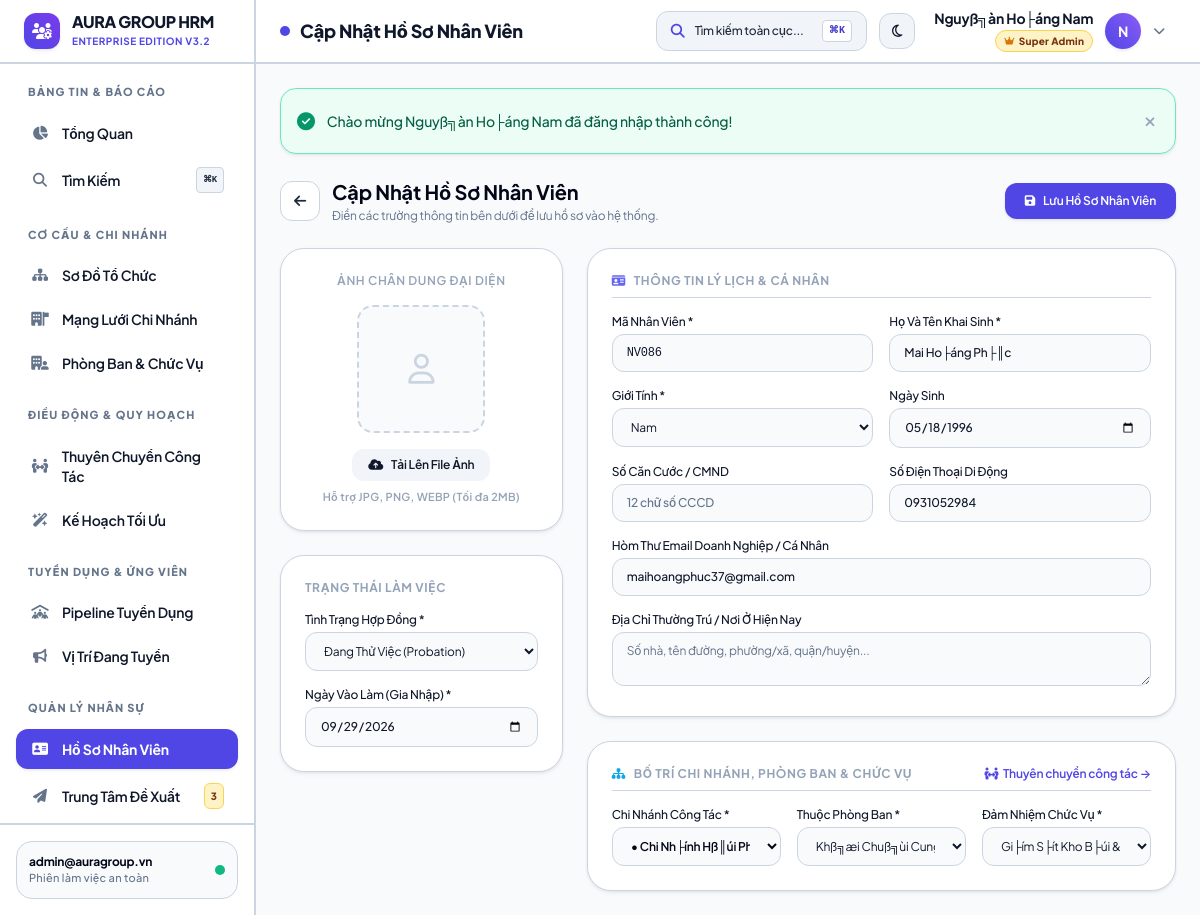
Screenshot of /modules/employees/form.php?id=86 (signed in) with the database file from the repository.
### tables this page shows
CREATE TABLE `employees` (
  `id` int(11) NOT NULL AUTO_INCREMENT,
  `employee_code` varchar(20) NOT NULL,
  `fullname` varchar(100) NOT NULL,
  `gender` enum('Nam','Nu','Khac') DEFAULT 'Nam',
  `birth_date` date DEFAULT NULL,
  `identity_card` varchar(20) DEFAULT NULL,
  `phone` varchar(20) DEFAULT NULL,
  `email` varchar(100) DEFAULT NULL,
  `bank_account` varchar(50) DEFAULT NULL,
  `address` text DEFAULT NULL,
  `avatar` varchar(255) DEFAULT NULL,
  `branch_id` int(11) DEFAULT 1,
  `department_id` int(11) DEFAULT NULL,
  `position_id` int(11) DEFAULT NULL,
  `user_id` int(11) DEFAULT NULL COMMENT 'Li├¬n kß║┐t nß║┐u nh├ón vi├¬n c├│ t├ái khoß║ún ─æ─âng nhß║¡p',
  `hire_date` date NOT NULL,
  `employment_status` enum('probation','official','resigned') DEFAULT 'probation',
  `created_at` timestamp NOT NULL DEFAULT current_timestamp(),
  PRIMARY KEY (`id`),
  UNIQUE KEY `employee_code` (`employee_code`),
  UNIQUE KEY `user_id` (`user_id`),
  KEY `department_id` (`department_id`),
  KEY `position_id` (`position_id`),
  CONSTRAINT `employees_ibfk_1` FOREIGN KEY (`department_id`) REFERENCES `departments` (`id`) ON DELETE SET NULL,
  CONSTRAINT `employees_ibfk_2` FOREIGN KEY (`position_id`) REFERENCES `positions` (`id`) ON DELETE SET NULL,
  CONSTRAINT `employees_ibfk_3` FOREIGN KEY (`user_id`) REFERENCES `users` (`id`) ON DELETE SET NULL
);

CREATE TABLE `branches` (
  `id` int(11) NOT NULL AUTO_INCREMENT,
  `code` varchar(20) NOT NULL,
  `name` varchar(150) NOT NULL,
  `address` varchar(255) DEFAULT NULL,
  `phone` varchar(20) DEFAULT NULL,
  `email` varchar(100) DEFAULT NULL,
  `manager_id` int(11) DEFAULT NULL,
  `target_headcount` int(11) DEFAULT 50 COMMENT '─Éß╗ïnh bi├¬n nh├ón sß╗▒ mß╗Ñc ti├¬u',
  `is_headquarter` tinyint(1) DEFAULT 0 COMMENT '1: Trß╗Ñ sß╗ƒ ch├¡nh, 0: Chi nh├ính',
  `status` enum('active','inactive') DEFAULT 'active',
  `notes` text DEFAULT NULL,
  `created_at` timestamp NOT NULL DEFAULT current_timestamp(),
  PRIMARY KEY (`id`),
  UNIQUE KEY `code` (`code`)
);

CREATE TABLE `departments` (
  `id` int(11) NOT NULL AUTO_INCREMENT,
  `name` varchar(100) NOT NULL,
  `code` varchar(20) NOT NULL,
  `description` text DEFAULT NULL,
  `target_headcount` int(11) DEFAULT 10 COMMENT '─Éß╗ïnh bi├¬n nh├ón sß╗▒ ph├▓ng ban',
  `branch_id` int(11) DEFAULT 1,
  `parent_id` int(11) DEFAULT NULL,
  `manager_id` int(11) DEFAULT NULL,
  `created_at` timestamp NOT NULL DEFAULT current_timestamp(),
  PRIMARY KEY (`id`),
  UNIQUE KEY `code` (`code`)
);

CREATE TABLE `positions` (
  `id` int(11) NOT NULL AUTO_INCREMENT,
  `name` varchar(100) NOT NULL,
  `base_salary` decimal(15,2) DEFAULT 0.00,
  `created_at` timestamp NOT NULL DEFAULT current_timestamp(),
  PRIMARY KEY (`id`)
);

### core/auth.php (called while the page is built, shortened)
<?php
require_once __DIR__ . '/helpers.php';
function is_superadmin() {
    return isset($_SESSION['user']) && (int)($_SESSION['user']['is_superadmin'] ?? 0) === 1;
}
function has_permission($module, $action) {
    if (is_superadmin()) {
        return true;
    }
    return false;
}

### modules/employees/form.php (the view, shortened to what this page needs)
<?php
require_once __DIR__ . '/../../core/auth.php';
$id = isset($_GET['id']) ? (int)$_GET['id'] : 0;
$is_edit = $id > 0;
if ($is_edit) {
    $page_title = 'Cập Nhật Hồ Sơ Nhân Viên';
} else {
    require_permission('employees', 'create');
    $page_title = 'Thêm Mới Hồ Sơ Nhân Viên';
}
$branches = $pdo->query("SELECT id, name, code, is_headquarter FROM branches ORDER BY is_headquarter DESC, name ASC")->fetchAll();
$departments = $pdo->query("SELECT id, name, code, branch_id FROM departments ORDER BY name ASC")->fetchAll();
$positions = $pdo->query("SELECT id, name, base_salary FROM positions ORDER BY base_salary DESC")->fetchAll();
$employee = [
    'employee_code' => '',
    'fullname' => '',
    'gender' => 'Nam',
    'birth_date' => '',
    'identity_card' => '',
    'phone' => '',
    'email' => '',
    'address' => '',
    'avatar' => '',
    'branch_id' => 1,
    'department_id' => '',
    'position_id' => '',
    'hire_date' => date('Y-m-d'),
    'employment_status' => 'probation'
];
if ($is_edit) {
    $stmt = $pdo->prepare("SELECT * FROM employees WHERE id = ?");
    $stmt->execute([$id]);
    $existing = $stmt->fetch();
    $employee = $existing;
} else {
    $last_id = $pdo->query("SELECT MAX(id) FROM employees")->fetchColumn() ?: 0;
    $employee['employee_code'] = 'NV' . str_pad($last_id + 1, 3, '0', STR_PAD_LEFT);
}
require_once __DIR__ . '/../../includes/header.php';
?>
<div class="max-w-5xl mx-auto space-y-6">
    <div class="flex items-center justify-between">
        <div class="flex items-center gap-3">
            <a href="index.php" class="w-10 h-10 rounded-xl bg-white border border-slate-200 text-slate-600 hover:bg-slate-50 flex items-center justify-center transition">
                <i class="fa-solid fa-arrow-left text-sm"></i>
            </a>
            <div>
                <h2 class="text-xl font-bold text-slate-800"><?= $page_title ?></h2>
                <p class="text-xs text-slate-500 mt-0.5">Điền các trường thông tin bên dưới để lưu hồ sơ vào hệ thống.</p>
            </div>
        </div>
        <button type="submit" form="employeeForm" class="px-5 py-2.5 bg-indigo-600 hover:bg-indigo-700 text-white text-xs font-semibold rounded-xl shadow-md shadow-indigo-100 transition flex items-center gap-2">
            <i class="fa-solid fa-floppy-disk"></i>
            <span>Lưu Hồ Sơ Nhân Viên</span>
        </button>
    </div>
    <form id="employeeForm" action="" method="POST" enctype="multipart/form-data" class="grid grid-cols-1 lg:grid-cols-3 gap-6">
        <div class="space-y-6">
            <div class="bg-white p-6 rounded-3xl border border-slate-200 shadow-sm text-center">
                <label class="block text-xs font-semibold uppercase tracking-wider text-slate-400 mb-4">
                    Ảnh Chân Dung Đại Diện
                </label>
                <div class="relative w-32 h-32 mx-auto mb-4 group">
                    <div id="avatarPreviewContainer" class="w-full h-full rounded-2xl overflow-hidden border-2 border-dashed border-slate-200 bg-slate-50 flex items-center justify-center">
                        <?php if (!empty($employee['avatar']) && file_exists(__DIR__ . '/../../assets/uploads/' . $employee['avatar'])): ?>
                            <img id="avatarPreview" src="<?= base_url('assets/uploads/' . e($employee['avatar'])) ?>" class="w-full h-full object-cover">
                        <?php else: ?>
                            <i id="avatarPlaceholderIcon" class="fa-regular fa-user text-3xl text-slate-300"></i>
                        <?php endif; ?>
                    </div>
                </div>
                <label class="inline-flex items-center gap-2 px-4 py-2 rounded-xl bg-slate-100 hover:bg-slate-200 text-slate-700 text-xs font-semibold cursor-pointer transition">
                    <i class="fa-solid fa-cloud-arrow-up text-xs"></i>
                    <span>Tải Lên File Ảnh</span>
                </label>
                <p class="text-[11px] text-slate-400 mt-2">Hỗ trợ JPG, PNG, WEBP (Tối đa 2MB)</p>
            </div>
            <div class="bg-white p-6 rounded-3xl border border-slate-200 shadow-sm space-y-4">
                <h3 class="text-xs font-bold uppercase tracking-wider text-slate-400">Trạng Thái Làm Việc</h3>
                <div>
                    <label class="block text-xs font-medium text-slate-700 mb-1">Tình Trạng Hợp Đồng *</label>
                    <select name="employment_status" required class="w-full px-3.5 py-2.5 bg-slate-50 border border-slate-200 rounded-xl text-xs focus:ring-2 focus:ring-indigo-500 focus:bg-white outline-none">
                        <option value="probation" <?= ($employee['employment_status'] === 'probation') ? 'selected' : '' ?>>Đang Thử Việc (Probation)</option>
                    </select>
                </div>
                <div>
                    <label class="block text-xs font-medium text-slate-700 mb-1">Ngày Vào Làm (Gia Nhập) *</label>
                    <input type="date" name="hire_date" value="<?= e($employee['hire_date']) ?>" required
                           class="w-full px-3.5 py-2.5 bg-slate-50 border border-slate-200 rounded-xl text-xs focus:ring-2 focus:ring-indigo-500 focus:bg-white outline-none">
                </div>
            </div>
        </div>
        <div class="lg:col-span-2 space-y-6">
            <div class="bg-white p-6 rounded-3xl border border-slate-200 shadow-sm space-y-4">
                <h3 class="text-xs font-bold uppercase tracking-wider text-slate-400 pb-2 border-b border-slate-100 flex items-center gap-2">
                    <i class="fa-solid fa-id-card text-indigo-500"></i> Thông Tin Lý Lịch & Cá Nhân
                </h3>
                <div class="grid grid-cols-1 sm:grid-cols-2 gap-4">
                    <div>
                        <label class="block text-xs font-medium text-slate-700 mb-1">Mã Nhân Viên *</label>
                        <input type="text" name="employee_code" value="<?= e($employee['employee_code']) ?>" required
                               placeholder="VD: NV001"
                               class="w-full uppercase font-mono px-3.5 py-2.5 bg-slate-50 border border-slate-200 rounded-xl text-xs focus:ring-2 focus:ring-indigo-500 focus:bg-white outline-none">
                    </div>
                    <div>
                        <label class="block text-xs font-medium text-slate-700 mb-1">Họ Và Tên Khai Sinh *</label>
                        <input type="text" name="fullname" value="<?= e($employee['fullname']) ?>" required
                               placeholder="VD: Nguyễn Văn An"
                               class="w-full px-3.5 py-2.5 bg-slate-50 border border-slate-200 rounded-xl text-xs focus:ring-2 focus:ring-indigo-500 focus:bg-white outline-none">
                    </div>
                    <div>
                        <label class="block text-xs font-medium text-slate-700 mb-1">Giới Tính *</label>
                        <select name="gender" class="w-full px-3.5 py-2.5 bg-slate-50 border border-slate-200 rounded-xl text-xs focus:ring-2 focus:ring-indigo-500 focus:bg-white outline-none">
                            <option value="Nam" <?= ($employee['gender'] === 'Nam') ? 'selected' : '' ?>>Nam</option>
                        </select>
                    </div>
                    <div>
                        <label class="block text-xs font-medium text-slate-700 mb-1">Ngày Sinh</label>
                        <input type="date" name="birth_date" value="<?= e($employee['birth_date']) ?>"
                               class="w-full px-3.5 py-2.5 bg-slate-50 border border-slate-200 rounded-xl text-xs focus:ring-2 focus:ring-indigo-500 focus:bg-white outline-none">
                    </div>
                    <div>
                        <label class="block text-xs font-medium text-slate-700 mb-1">Số Căn Cước / CMND</label>
                        <input type="text" name="identity_card" value="<?= e($employee['identity_card']) ?>" placeholder="12 chữ số CCCD"
                               class="w-full px-3.5 py-2.5 bg-slate-50 border border-slate-200 rounded-xl text-xs focus:ring-2 focus:ring-indigo-500 focus:bg-white outline-none">
                    </div>
                    <div>
                        <label class="block text-xs font-medium text-slate-700 mb-1">Số Điện Thoại Di Động</label>
                        <input type="text" name="phone" value="<?= e($employee['phone']) ?>" placeholder="09xxxxxxxxx"
                               class="w-full px-3.5 py-2.5 bg-slate-50 border border-slate-200 rounded-xl text-xs focus:ring-2 focus:ring-indigo-500 focus:bg-white outline-none">
                    </div>
                    <div class="sm:col-span-2">
                        <label class="block text-xs font-medium text-slate-700 mb-1">Hòm Thư Email Doanh Nghiệp / Cá Nhân</label>
                        <input type="email" name="email" value="<?= e($employee['email']) ?>" placeholder="nhanvien@company.vn"
                               class="w-full px-3.5 py-2.5 bg-slate-50 border border-slate-200 rounded-xl text-xs focus:ring-2 focus:ring-indigo-500 focus:bg-white outline-none">
                    </div>
                    <div class="sm:col-span-2">
                        <label class="block text-xs font-medium text-slate-700 mb-1">Địa Chỉ Thường Trú / Nơi Ở Hiện Nay</label>
                        <textarea name="address" rows="2" placeholder="Số nhà, tên đường, phường/xã, quận/huyện..."
                                  class="w-full px-3.5 py-2.5 bg-slate-50 border border-slate-200 rounded-xl text-xs focus:ring-2 focus:ring-indigo-500 focus:bg-white outline-none"><?= e($employee['address']) ?></textarea>
                    </div>
                </div>
            </div>
            <div class="bg-white p-6 rounded-3xl border border-slate-200 shadow-sm space-y-4">
                <div class="flex items-center justify-between pb-2 border-b border-slate-100">
                    <h3 class="text-xs font-bold uppercase tracking-wider text-slate-400 flex items-center gap-2">
                        <i class="fa-solid fa-sitemap text-sky-500"></i> Bố Trí Chi Nhánh, Phòng Ban & Chức Vụ
                    </h3>
                    <?php if ($is_edit && has_permission('transfers', 'create')): ?>
                        <a href="<?= base_url('modules/transfers/create.php?employee_id=' . $employee['id']) ?>"
                           class="text-xs text-indigo-600 font-semibold hover:underline flex items-center gap-1">
                            <i class="fa-solid fa-people-arrows"></i> Thuyên chuyển công tác &rarr;
                        </a>
                    <?php endif; ?>
                </div>
                <div class="grid grid-cols-1 sm:grid-cols-3 gap-4">
                    <div>
                        <label class="block text-xs font-medium text-slate-700 mb-1">Chi Nhánh Công Tác *</label>
                        <select name="branch_id" id="empBranchSelect" required onchange="filterDeptOptions(this.value)"
                                class="w-full px-3.5 py-2.5 bg-slate-50 border border-slate-200 rounded-xl text-xs focus:ring-2 focus:ring-indigo-500 focus:bg-white outline-none font-semibold text-slate-800">
                            <?php foreach ($branches as $br): ?>
                                <option value="<?= $br['id'] ?>" <?= ($employee['branch_id'] == $br['id']) ? 'selected' : '' ?>>
                                    <?= $br['is_headquarter'] ? '★ ' : '• ' ?><?= e($br['name']) ?> (<?= e($br['code']) ?>)
                                </option>
                            <?php endforeach; ?>
                        </select>
                    </div>
                    <div>
                        <label class="block text-xs font-medium text-slate-700 mb-1">Thuộc Phòng Ban *</label>
                        <select name="department_id" id="empDeptSelect" class="w-full px-3.5 py-2.5 bg-slate-50 border border-slate-200 rounded-xl text-xs focus:ring-2 focus:ring-indigo-500 focus:bg-white outline-none">
                            <?php foreach ($departments as $d): ?>
                                <option value="<?= $d['id'] ?>" data-branch-id="<?= $d['branch_id'] ?>" <?= ($employee['department_id'] == $d['id']) ? 'selected' : '' ?>>
                                    <?= e($d['name']) ?> (<?= e($d['code']) ?>)
                                </option>
                            <?php endforeach; ?>
                        </select>
                    </div>
                    <div>
                        <label class="block text-xs font-medium text-slate-700 mb-1">Đảm Nhiệm Chức Vụ *</label>
                        <select name="position_id" class="w-full px-3.5 py-2.5 bg-slate-50 border border-slate-200 rounded-xl text-xs focus:ring-2 focus:ring-indigo-500 focus:bg-white outline-none">
                            <?php foreach ($positions as $p): ?>
                                <option value="<?= $p['id'] ?>" <?= ($employee['position_id'] == $p['id']) ? 'selected' : '' ?>>
                                    <?= e($p['name']) ?> (Lương chuẩn: <?= format_money($p['base_salary']) ?>)
                                </option>
                            <?php endforeach; ?>
                        </select>
                    </div>
                </div>
            </div>
        </div>
    </form>
</div>
<?php require_once __DIR__ . '/../../includes/footer.php'; ?>

### rows the page displays
employees: employment_status "Đang Thử Việc (Probation)", hire_date "09/29/2026", employee_code "NV086", fullname "Mai Ho├áng Ph├║c", gender "Nam", birth_date "05/18/1996", phone "0931052984", email "maihoangphuc37@gmail.com", branch_id "• Chi Nh├ính Hß║úi Ph├▓ng - Hub Cß║úng Biß╗ân & XNK (HP-HUB)", department_id "Khß╗æi Chuß╗ùi Cung ß╗¿ng & Logistics (SCM) (SCM)", position_id "Gi├ím S├ít Kho B├úi & ─Éiß╗üu Phß╗æi Giao Nhß║¡n (Lương chuẩn: 14.000.000 ₫)"

### other values shown
$pending_proposals_count "3"
$_SESSION['user']['username'] "admin@auragroup.vn"
$page_title "Cập Nhật Hồ Sơ Nhân Viên"
$user['fullname'] "Nguyß╗àn Ho├áng Nam"
$first_letter "N"
$flash['message'] "Chào mừng Nguyß╗àn Ho├áng Nam đã đăng nhập thành công!"
